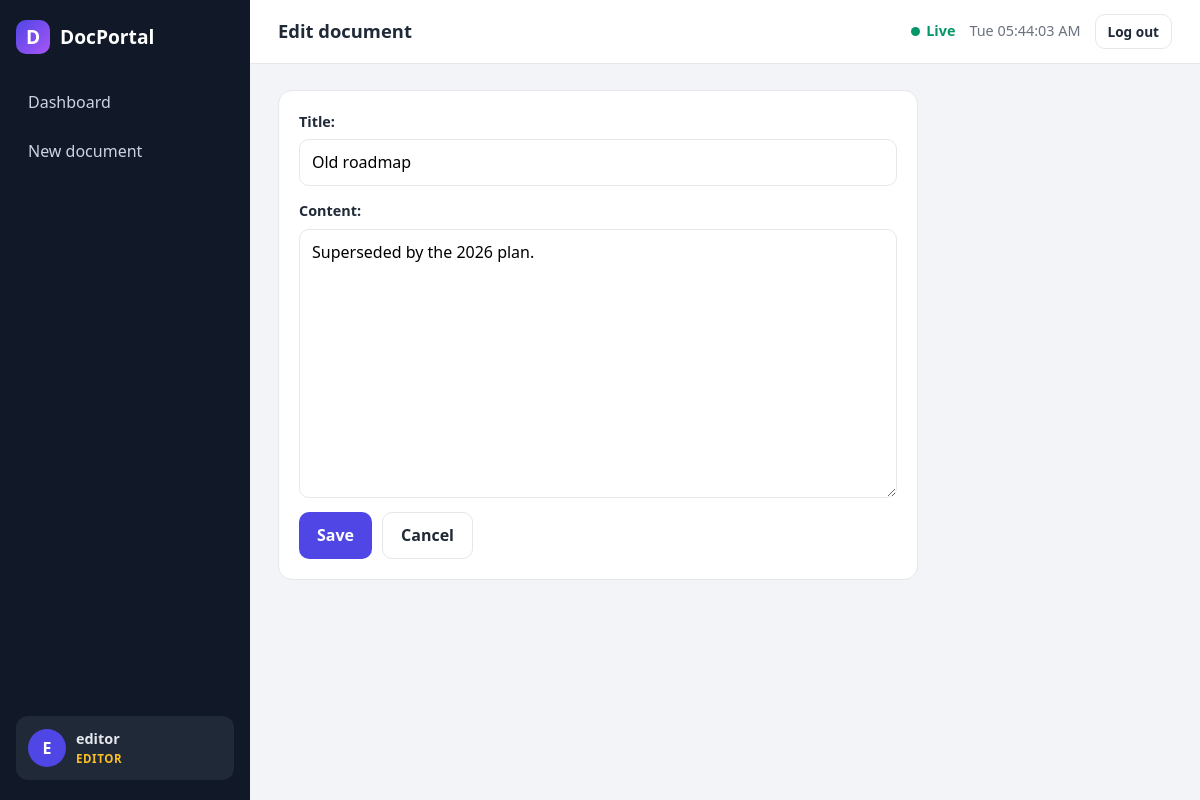
/4/edit/ (signed in), run on the app's committed database.
### accounts/models.py (models this page shows, shortened)
class User(AbstractBaseUser, PermissionsMixin):
    class Role(models.TextChoices):
        EDITOR = "editor", "Editor"
        REVIEWER = "reviewer", "Reviewer"
        VIEWER = "viewer", "Viewer"
    email = models.EmailField(unique=True)
    username = models.CharField(max_length=150, unique=True)
    role = models.CharField(max_length=10, choices=Role.choices, default=Role.VIEWER)
    is_active = models.BooleanField(default=True)
    is_staff = models.BooleanField(default=False)
    date_joined = models.DateTimeField(default=timezone.now)
    failed_login_attempts = models.PositiveSmallIntegerField(default=0)
    is_locked = models.BooleanField(default=False)
    objects = UserManager()
    USERNAME_FIELD = "email"          # users log in with their email
    REQUIRED_FIELDS = ["username"]    # asked by createsuperuser

### documents/models.py (models this page shows, shortened)
class Document(models.Model):
    class Status(models.TextChoices):
        DRAFT = "draft", "Draft"
        PUBLISHED = "published", "Published"
        ARCHIVED = "archived", "Archived"
    title = models.CharField(max_length=200)
    content = models.TextField(blank=True)
    owner = models.ForeignKey(settings.AUTH_USER_MODEL, on_delete=models.CASCADE, related_name="documents")
    status = models.CharField(max_length=10, choices=Status.choices, default=Status.DRAFT)
    created_at = models.DateTimeField(auto_now_add=True)
    updated_at = models.DateTimeField(auto_now=True)
    class Meta:
        ordering = ["-updated_at"]
        permissions = [
            ("publish_document", "Can publish document"),
            ("archive_document", "Can archive document"),
        ]

### documents/views.py (the view, shortened to what this page needs)
# urls.py: path("<int:pk>/edit/", views.DocumentUpdateView.as_view(), name="edit"),
class DocumentUpdateView(PermissionRequiredMixin, OwnerOrReviewerRequiredMixin, UpdateView):
    permission_required = "documents.change_document"   # model-level permission
    model = Document                                    # + owner-or-reviewer check from the mixin
    form_class = DocumentForm
    template_name = "documents/document_form.html"

### documents/forms.py
class DocumentForm(forms.ModelForm):
    class Meta:
        model = Document
        fields = ("title", "content")
        widgets = {"content": forms.Textarea(attrs={"rows": 10})}

### documents/mixins.py (called while the page is built)
    def dispatch(self, request, *args, **kwargs):
        if not request.user.is_authenticated:
            return self.handle_no_permission()
        obj = self.get_object()
        if not request.user.has_perm(self.object_permission, obj):
            return self.handle_no_permission()
        return super().dispatch(request, *args, **kwargs)

### documents/templates/documents/document_form.html (shortened to what this page needs)
{% extends "app_base.html" %}
{% block heading %}{% if object %}Edit document{% else %}New document{% endif %}{% endblock %}
{% block content %}
<section class="panel narrow">
  <form method="post" class="form">{% csrf_token %}
    {{ form.as_p }}
    <div class="form-actions">
      <button class="btn" type="submit">Save</button>
      <a class="btn ghost" href="{% url 'documents:list' %}">Cancel</a>
    </div>
  </form>
</section>
{% endblock %}

### templates/app_base.html (shortened to what this page needs)
{% extends "base.html" %}
{% block body %}
<div class="app">
  <aside class="sidebar" id="sidebar">
    <a class="brand" href="{% url 'documents:list' %}"><span class="logo">D</span> DocPortal</a>
    <nav class="nav">
      <a href="{% url 'documents:list' %}">Dashboard</a>
      {% if perms.documents.add_document %}<a href="{% url 'documents:create' %}">New document</a>{% endif %}
    </nav>
    {% if user.is_authenticated %}
    <div class="user-card">
      <div class="avatar">{{ user.username|slice:":1"|upper }}</div>
      <div class="user-meta"><strong>{{ user.username }}</strong><span class="role {{ user.role }}">{{ user.get_role_display }}</span></div>
    </div>
    {% endif %}
  </aside>
  <div class="main">
    <header class="topbar">
      <h2>{% block heading %}{% endblock %}</h2>
      <div class="topbar-right">
        <span class="live"><i class="dot"></i> Live</span>
        <time id="clock"></time>
        {% if user.is_authenticated %}
        <form method="post" action="{% url 'logout' %}">{% csrf_token %}<button class="btn sm ghost">Log out</button></form>
        {% endif %}
      </div>
    </header>
    <main class="content">{% block content %}{% endblock %}</main>
  </div>
</div>
{% endblock %}

### static/css/app.css (style rules this page uses)
:root { --brand: #4f46e5; --brand-dark: #3730a3; --ink: #1f2937; --muted: #6b7280; --bg: #f3f4f8; --card: #fff; --line: #e5e7eb; --side: #111827; --radius: 14px; --green: #059669; --amber: #d97706; --gray: #6b7280; --red: #dc2626 }
* { box-sizing: border-box }
body { margin: 0; font-family: system-ui, -apple-system, "Segoe UI", Roboto, sans-serif; background: var(--bg); color: var(--ink); line-height: 1.55 }
a { color: var(--brand); text-decoration: none }
h2 { margin: 0; font-size: 1.15rem }
.app { display: flex; min-height: 100vh }
.sidebar { width: 250px; background: var(--side); color: #e5e7eb; display: flex; flex-direction: column; padding: 20px 16px; position: sticky; top: 0; height: 100vh; flex-shrink: 0; transition: transform .25s }
.brand { display: flex; align-items: center; gap: 10px; color: #fff; font-weight: 800; font-size: 1.2rem; margin-bottom: 26px }
.logo { display: grid; place-items: center; width: 34px; height: 34px; border-radius: 10px; background: linear-gradient(135deg, var(--brand), #a855f7); color: #fff }
.nav { display: flex; flex-direction: column; gap: 4px; flex: 1 }
.nav a { color: #cbd5e1; padding: 10px 12px; border-radius: 10px; font-weight: 500 }
.user-card { display: flex; align-items: center; gap: 10px; padding: 12px; border-radius: 12px; background: #1f2937 }
.avatar { width: 38px; height: 38px; border-radius: 50%; display: grid; place-items: center; background: var(--brand); color: #fff; font-weight: 700 }
.user-meta { display: flex; flex-direction: column; font-size: .9rem }
.role { font-size: .72rem; font-weight: 700; text-transform: uppercase; letter-spacing: .05em }
.role.editor { color: #fbbf24 }
.main { flex: 1; min-width: 0; display: flex; flex-direction: column }
.topbar { display: flex; align-items: center; gap: 14px; padding: 14px 28px; background: #fff; border-bottom: 1px solid var(--line); position: sticky; top: 0; z-index: 5 }
.topbar-right { margin-left: auto; display: flex; align-items: center; gap: 14px; color: var(--muted); font-size: .9rem }
.topbar-right form { margin: 0 }
.live { display: inline-flex; align-items: center; gap: 6px; font-weight: 600; color: var(--green) }
.dot { width: 9px; height: 9px; border-radius: 50%; background: var(--green); display: inline-block; animation: pulse 1.6s infinite }
.content { padding: 26px 28px 60px; max-width: 1200px; width: 100% }
.btn { display: inline-block; background: var(--brand); color: #fff; border: 0; padding: 10px 18px; border-radius: 10px; font: inherit; font-weight: 600; cursor: pointer; transition: .15s; text-align: center }
.btn.sm { padding: 6px 12px; font-size: .85rem }
.btn.ghost { background: #fff; color: var(--ink); border: 1px solid var(--line) }
.panel { background: var(--card); border: 1px solid var(--line); border-radius: var(--radius); padding: 20px }
.panel.narrow { max-width: 640px }
.form p { display: flex; flex-direction: column; gap: 6px; margin: 0 0 14px }
.form label { font-weight: 600; font-size: .9rem }
input[type=text], input[type=email], input[type=password], input[type=search], textarea, select { width: 100%; padding: 10px 12px; border: 1px solid var(--line); border-radius: 10px; font: inherit; background: #fff }
.form-actions { display: flex; gap: 10px }

### data on the page
User: username "E", username "editor", role "EDITOR"
Document: title "Old roadmap", content "Superseded by the 2026 plan."
